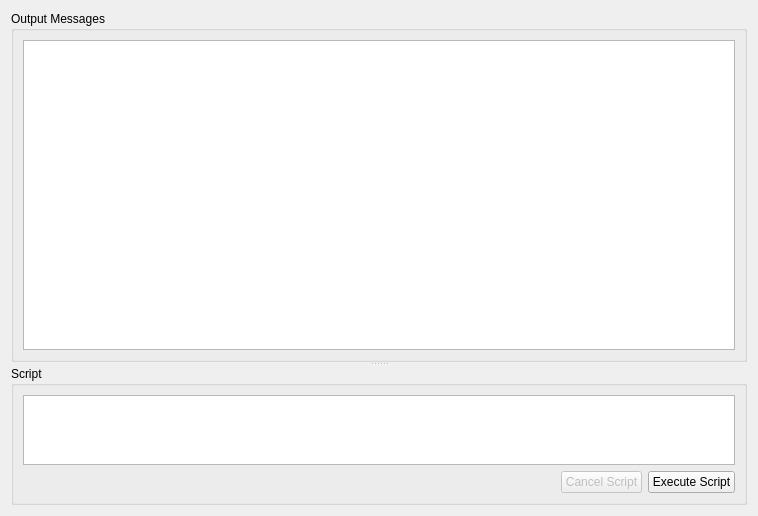
       <widget class="QWidget" name="tab_2">
        <attribute name="title">
         <string>Messages</string>
        </attribute>
        <layout class="QGridLayout" name="gridLayout_14">
         <item row="0" column="0">
          <widget class="QSplitter" name="splitter_3">
           <property name="orientation">
            <enum>Qt::Vertical</enum>
           </property>
           <widget class="QGroupBox" name="groupBox_11">
            <property name="sizePolicy">
             <sizepolicy hsizetype="Preferred" vsizetype="Preferred">
              <horstretch>0</horstretch>
              <verstretch>5</verstretch>
             </sizepolicy>
            </property>
            <property name="title">
             <string>Output Messages</string>
            </property>
            <layout class="QGridLayout" name="gridLayout_13">
             <item row="0" column="0">
              <widget class="QTextEdit" name="m_Messages">
               <property name="sizePolicy">
                <sizepolicy hsizetype="Expanding" vsizetype="Expanding">
                 <horstretch>0</horstretch>
                 <verstretch>5</verstretch>
                </sizepolicy>
               </property>
               <property name="toolTip">
                <string>Output messages during program execution appear here</string>
               </property>
              </widget>
             </item>
            </layout>
           </widget>
           <widget class="QGroupBox" name="groupBox_10">
            <property name="sizePolicy">
             <sizepolicy hsizetype="Preferred" vsizetype="Preferred">
              <horstretch>0</horstretch>
              <verstretch>1</verstretch>
             </sizepolicy>
            </property>
            <property name="title">
             <string>Script</string>
            </property>
            <layout class="QGridLayout" name="gridLayout">
             <item row="0" column="0" colspan="3">
              <widget class="QTextEdit" name="m_ScriptEdit">
               <property name="sizePolicy">
                <sizepolicy hsizetype="Expanding" vsizetype="Expanding">
                 <horstretch>0</horstretch>
                 <verstretch>1</verstretch>
                </sizepolicy>
               </property>
               <property name="toolTip">
                <string>Enter script commands here</string>
               </property>
              </widget>
             </item>
             <item row="1" column="0">
              <spacer name="horizontalSpacer">
               <property name="orientation">
                <enum>Qt::Horizontal</enum>
               </property>
               <property name="sizeHint" stdset="0">
                <size>
                 <width>532</width>
                 <height>20</height>
                </size>
               </property>
              </spacer>
             </item>
             <item row="1" column="2">
              <widget class="QPushButton" name="m_ExecuteScriptButton">
               <property name="text">
                <string>Execute Script</string>
               </property>
              </widget>
             </item>
             <item row="1" column="1">
              <widget class="QPushButton" name="m_CancelScriptButton">
               <property name="enabled">
                <bool>false</bool>
               </property>
               <property name="text">
                <string>Cancel Script</string>
               </property>
              </widget>
             </item>
            </layout>
           </widget>
          </widget>
         </item>
        </layout>
       </widget>
